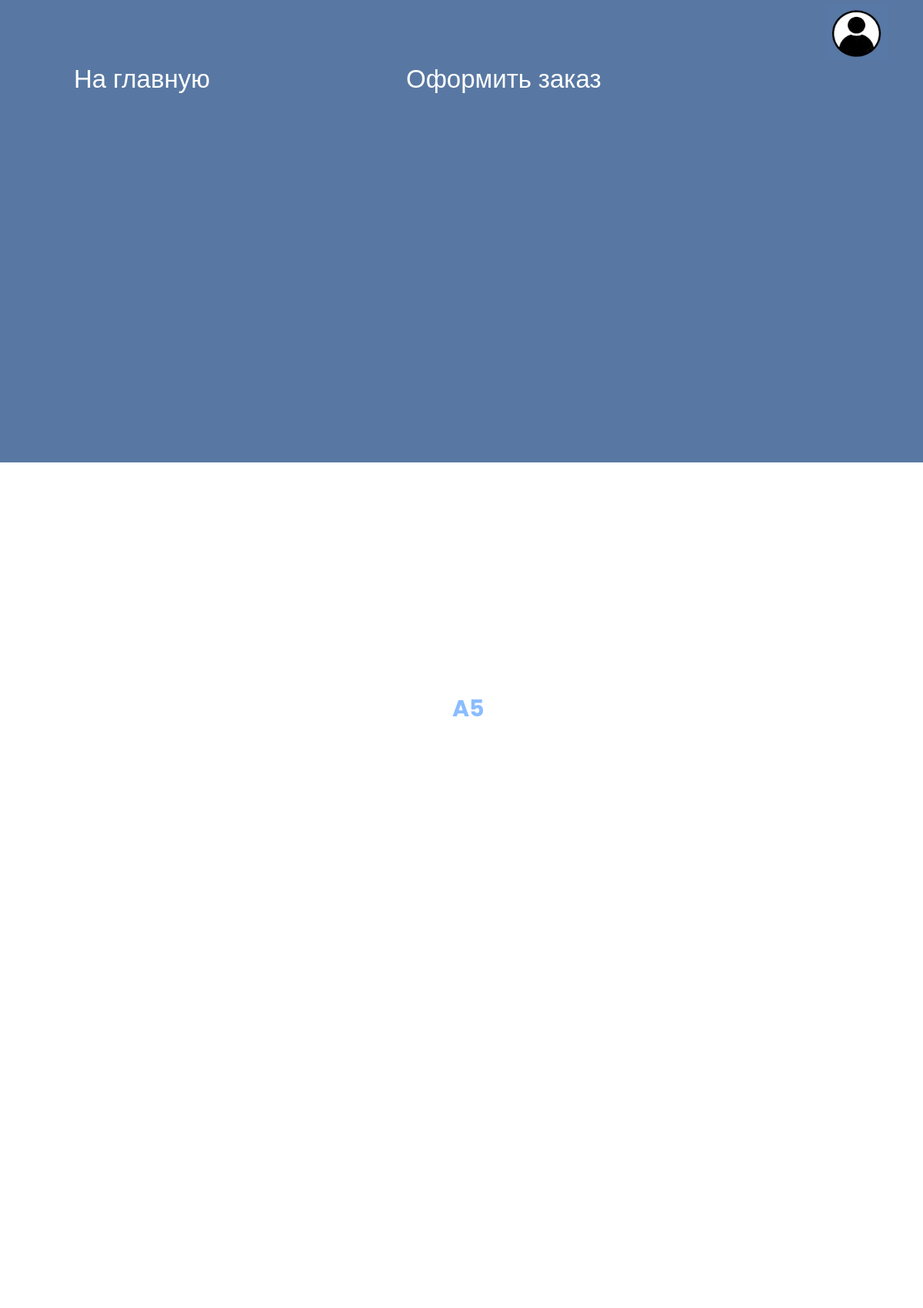
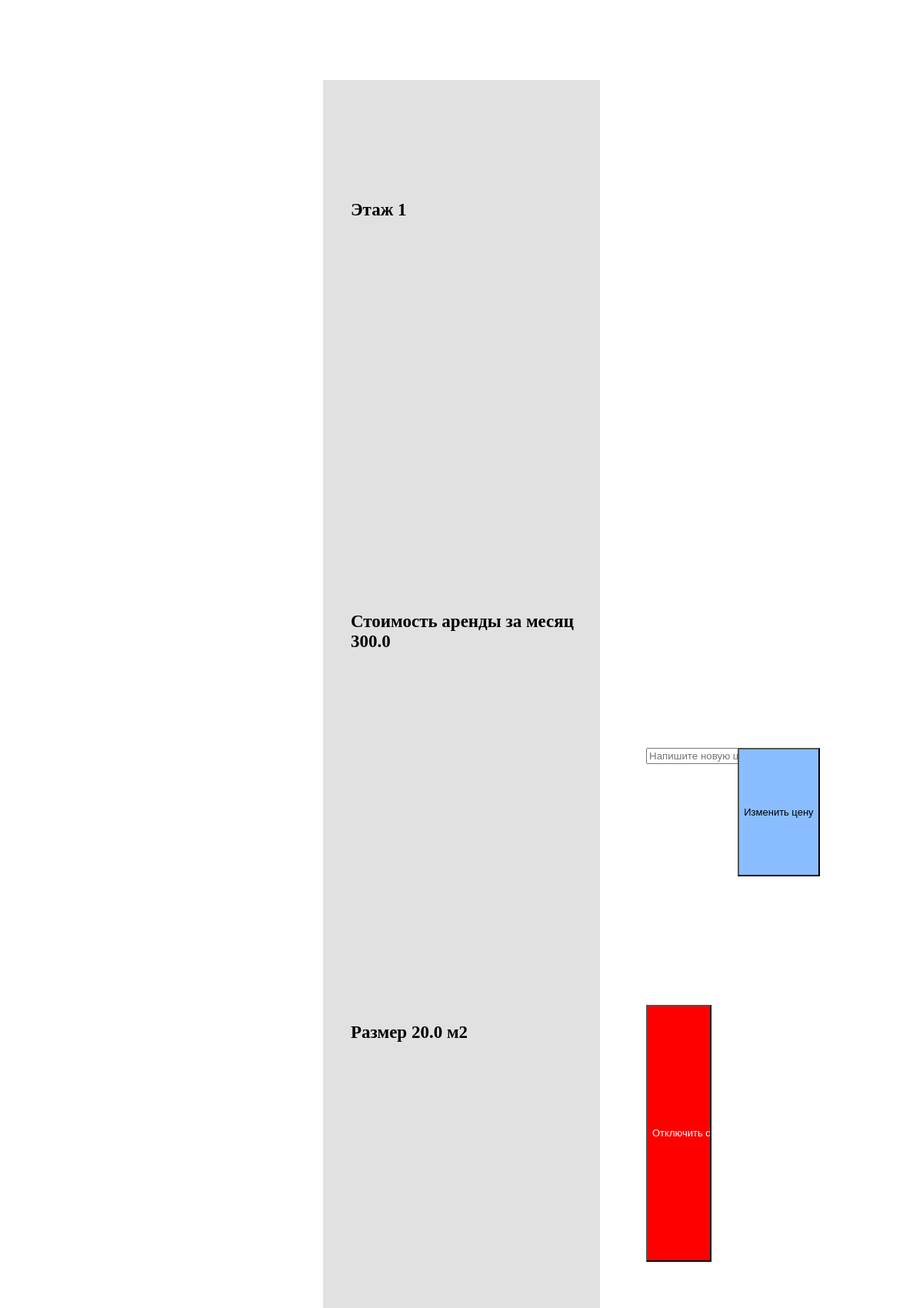
The app's page /page_warehouses.html/5 (signed in, upper part) with its own data (2 pictures, top to bottom).
### app_warehouse/models.py (models this page shows)
class Building(models.Model):
    floor_number = models.IntegerField()
    warehouse_size = models.FloatField()
    status_warehouse = models.CharField(max_length=15, default="Not active")
    warehouse_number = models.CharField(max_length=3)
    cost_per_month = models.FloatField()

### app_warehouse/views.py (the view, shortened to what this page needs)
# urls.py: path('page_warehouses.html/<int:id>', Page_warehouses.as_view()),
class Page_warehouses(View):
    def get(self, request, id):
        context = {
                'id_ware': id
        }
        if request.method == "GET" and 'deactivate' in request.GET:
            print("I am deactivate")
            deactivate_warehouse(id)
        elif request.method == "GET" and 'activate' in request.GET:
            activate_warehouse(id)
        try:
            personal_area = request.session.get("personal_area")
            if not check_warehouse(id, request.session.get("user")):
                print(id)
                context = {
                    'build': get_info_build(id),
                    'recive': get_recive(id),
                    'role': get_role(request.session.get("user")),
                    'status': get_status(id),
                    'login': get_login(request.session.get("user"))
                }
                return render(request, 'page_warehouses.html', context=context)
            else:
                return HttpResponseRedirect('../')
        except:
            return HttpResponseRedirect('../page_log_in.html')

### app_warehouse/basa.py (called while the page is built)
def check_warehouse(id, id_user):
    ger_role = Users.objects.filter(pk=id_user)
    get_warehouse = Building.objects.filter(pk=id)
    if get_warehouse[0].status_warehouse == 'Active' and ger_role[0].role != 'admin':
        return True
    else:
        return False

def get_status(id):
    get_warehouse = Building.objects.filter(pk=id)
    return get_warehouse[0].status_warehouse

def get_info_build(personal_area):
    get_warehouse = Building.objects.filter(pk=personal_area)
    return get_warehouse[0]

def get_recive(id):
    get_recive = Review.objects.filter(building_idbuilding=id)
    return get_recive

def get_role(id_user):
    role_user = Users.objects.filter(pk=id_user)
    if role_user[0].role == 'admin':
        return True
    else:
        return False

def get_login(id_user):
    login_user = Users.objects.get(id=id_user)
    return login_user.login

### app_warehouse/templates/page_warehouses.html (shortened to what this page needs)
<!DOCTYPE>
{% load static %}
<html>
	<head>
		<link rel="stylesheet" href="{% static 'css/main_css.css' %}">
	</head>
	<header>
		<a href="../" class="link_main">На главную</a>
		<a href="../order_page.html" class="link_order">Оформить заказ</a>
		<a href="../personal_area.html" class="link_pers_area"><img src="{% static 'images/img_pers_area.jpg' %}" class="link_pers_area"></a>
	</header>
	<body>
        <p class="name_warehouse"> {{ build.warehouse_number }} </p>
		<form class="info_warehouse" method="POST">
			<p class="floor">Этаж {{ build.floor_number }}</p>
			<p class="size">Размер {{ build.warehouse_size }} м2</p>
			<p class="sum_arend">Стоимость аренды за месяц {{ build.cost_per_month }}</p>
		</form>
		{% if role %}
			<div class="update_price">
				<form method="POST">
						<input class="update_form" type="text" name="upd_price" placeholder="Напишите новую цену">
						<input class="update_form_sub" type="submit" name="upd_submit" value="Изменить цену">
				</form>
			</div>
			{% if status != 'Active' %}
				<div class="deactivate_warehouse">
					<form method="GET">
						<input class="deactivate_form" type="submit" name="deactivate" value="Отключить склад">
					</form>
				</div>
			{% endif %}
		{% endif %}
	</body>
</html>

### app_warehouse/static/css/main_css.css (style rules this page uses)
header { background-color:#5878A3; height:9%; width:100%; padding:0; margin:0 auto; position:absolute; left:0%; top:-0%; }
.link_main { font-family: 'Poppins', sans-serif; font-size:33px; position:absolute; left:8%; top:13%; color:white; text-decoration: none; }
.link_order { font-family: 'Poppins', sans-serif; font-size:33px; position:absolute; left:44%; top:13%; color:white; text-decoration: none; }
.link_pers_area { position:absolute; left:84%; top:1%; height:70px; width:80px; }
.name_warehouse { position:absolute; left:49%; top:13%; font-size:30; font-weight: bold; font-family: 'Poppins', sans-serif; color:#8ABDFF; }
.info_warehouse { position:absolute; left:35%; top:27%; width:30%; height:40%; background-color:#E1E1E1; font-size:23px; font-weight: bold; }
.floor { position:absolute; left:10%; top:5%; }
.sum_arend { position:absolute; left:10%; top:25%; }
.size { position:absolute; left:10%; top:45%; }
.deactivate_warehouse { position:absolute; left:70%; top:45%; width: 7.1%; height: 5%; background-color:red; }
.deactivate_form { width: 100%; height: 100%; background-color:red; color:white; font-family: 'Poppins', sans-serif; font-size:13; text-align:center }
.update_price { position:absolute; left:70%; top:40%; width: 7.1%; height: 5%; }
.update_form_sub { position:absolute; left:140%; top:0%; height:50%; background-color:#8ABDFF; font-family: 'Poppins', sans-serif; font-size:13; text-align:center }

### records on screen
Building: warehouse_number "A5", floor_number "1", warehouse_size "20.0", cost_per_month "300.0"
